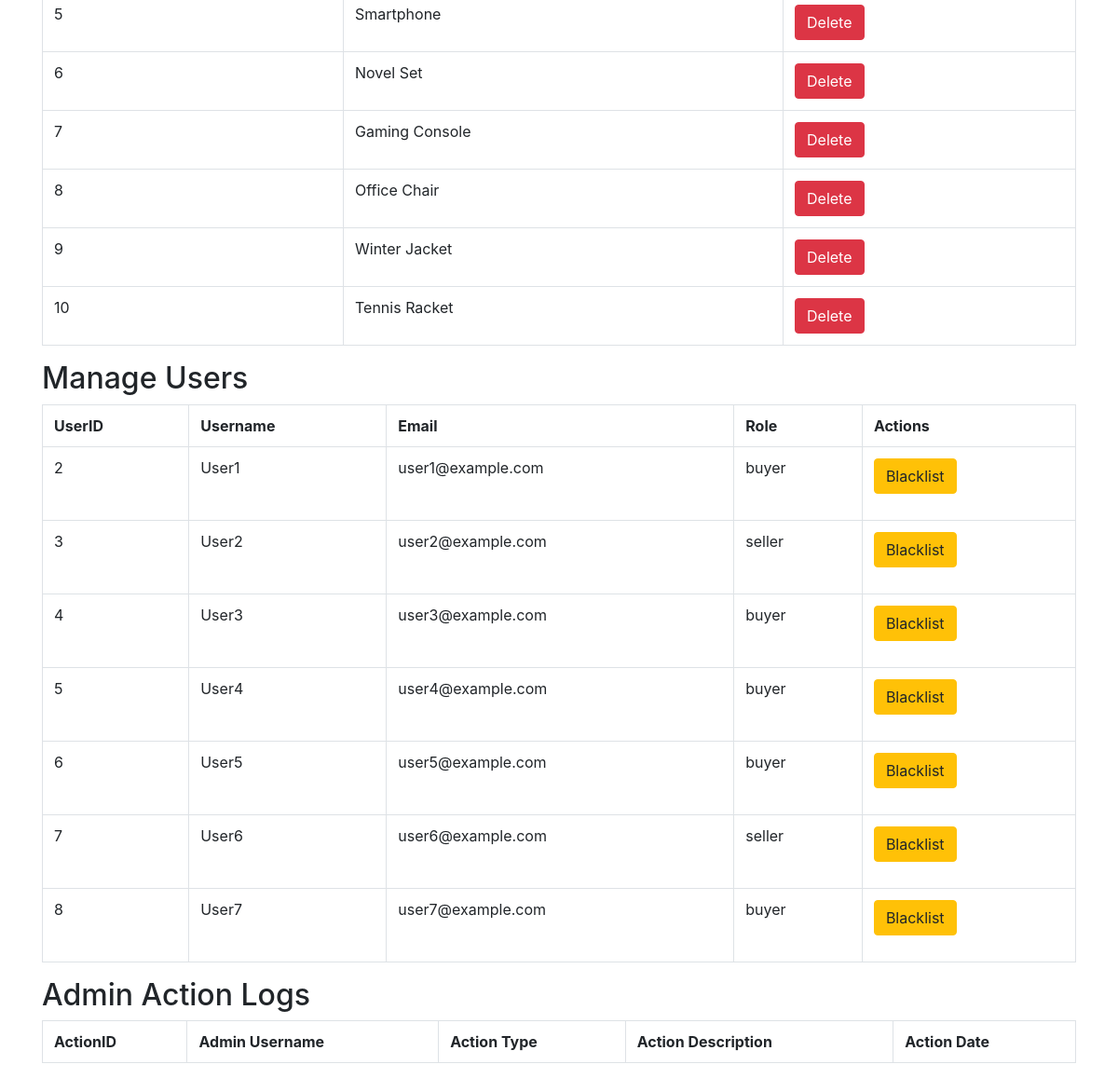
/admin_dashboard.php (signed in, lower part), run on an earlier commit of the app's database.
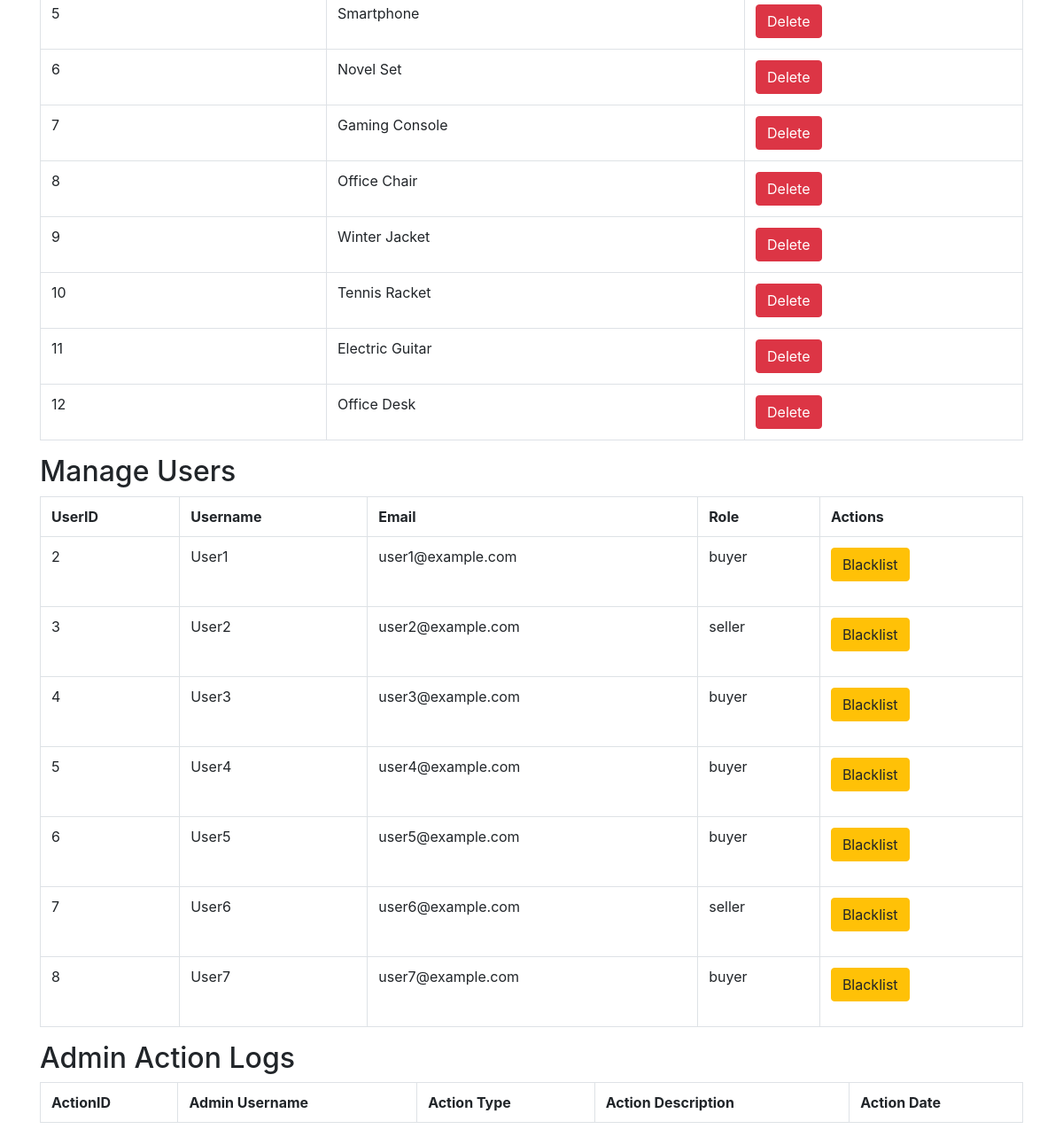
And on a later commit of the database.
### tables this page shows
CREATE TABLE `Auction` (
  `AuctionID` INT AUTO_INCREMENT PRIMARY KEY,
  `UserID` INT,
  `ItemName` VARCHAR(255) NOT NULL,
  `Description` VARCHAR(255) NOT NULL,
  `CategoryID` INT,
  `ReservePrice` DECIMAL(10, 2),
  `StartPrice` DECIMAL(10, 2),
  `EndDate` DATETIME,
  `Views` INT DEFAULT 0,
  `Image` VARCHAR(255),
  FOREIGN KEY (`UserID`) REFERENCES `Users`(`UserID`) ON DELETE CASCADE,
  FOREIGN KEY (`CategoryID`) REFERENCES `Category`(`CategoryID`) ON DELETE CASCADE
);

CREATE TABLE `Users` (
  `UserID` INT AUTO_INCREMENT PRIMARY KEY,
  `Username` VARCHAR(255) NOT NULL,
  `Email` VARCHAR(255) NOT NULL,
  `Password` VARCHAR(255) NOT NULL,
  `Role` ENUM('buyer', 'seller', 'admin') NOT NULL,
  `blacklisted` BOOLEAN NOT NULL DEFAULT 0
);

### admin_dashboard.php (the view, shortened to what this page needs)
<?php
include_once("header.php");
include_once("utilities.php");
$auctionsQuery = "SELECT * FROM Auction";
$auctionsResult = $conn->query($auctionsQuery);
$usersQuery = "SELECT * FROM Users WHERE Role != 'admin'";
$usersResult = $conn->query($usersQuery);
?>
<!DOCTYPE html>
<html lang="en">
<head>
    <link rel="stylesheet" href="bootstrap.min.css">
</head>
<body>
<div class="container mt-5">
    <form method="POST" action="">
        <table class="table table-bordered">
            <?php while ($auction = $auctionsResult->fetch_assoc()) { ?>
                <tr>
                    <td><?php echo htmlspecialchars($auction['AuctionID']); ?></td>
                    <td><?php echo htmlspecialchars($auction['ItemName']); ?></td>
                    <td>
                        <button type="submit" name="delete_auction" value="<?php echo $auction['AuctionID']; ?>"
                                class="btn btn-danger"
                                onclick="return confirm('Are you sure you want to delete this auction?');">Delete
                        </button>
                    </td>
                </tr>
            <?php } ?>
        </table>
    </form>
    <h2>Manage Users</h2>
    <table class="table table-bordered">
        <tr>
            <th>UserID</th>
            <th>Username</th>
            <th>Email</th>
            <th>Role</th>
            <th>Actions</th>
        </tr>
        <?php while ($user = $usersResult->fetch_assoc()) { ?>
            <tr>
                <td><?php echo htmlspecialchars($user['UserID']); ?></td>
                <td><?php echo htmlspecialchars($user['Username']); ?></td>
                <td><?php echo htmlspecialchars($user['Email']); ?></td>
                <td><?php echo htmlspecialchars($user['Role']); ?></td>
                <td>
                    <?php if (!$user['blacklisted']) { ?>
                        <form method="POST" action="">
                            <button type="submit" name="blacklist_user" value="<?php echo $user['UserID']; ?>"
                                    class="btn btn-warning"
                                    onclick="return confirm('Are you sure you want to blacklist this user?');">Blacklist
                            </button>
                        </form>
                    <?php } ?>
                </td>
            </tr>
        <?php } ?>
    </table>
    <h2>Admin Action Logs</h2>
    <table class="table table-bordered">
        <tr>
            <th>ActionID</th>
            <th>Admin Username</th>
            <th>Action Type</th>
            <th>Action Description</th>
            <th>Action Date</th>
        </tr>
    </table>
</div>
</body>
</html>

What changed in the data, as far as the page shows it:
added auction: AuctionID "11", ItemName "Electric Guitar"
added auction: AuctionID "12", ItemName "Office Desk"
